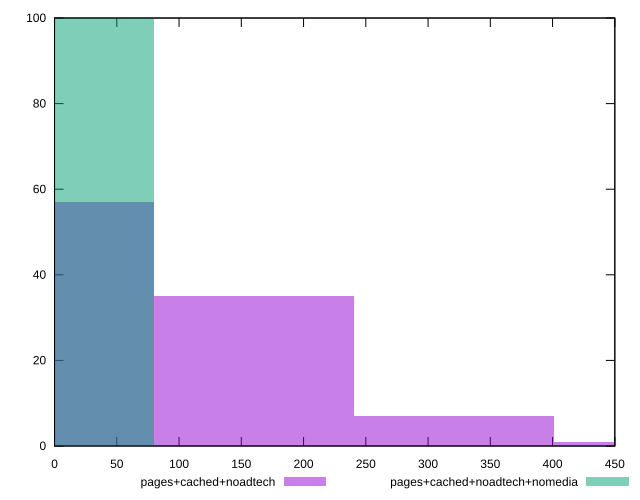

Write the gnuplot code that produced this figure.
reset

$pagesCachedNoadtech <<EOF
0 57
160.31616118916622 35
480.94848356749867 1
320.63232237833245 7
EOF

$pagesCachedNoadtechNomedia <<EOF
0 100
EOF

set key outside below
set boxwidth 160.31616118916622
set xrange [0:450]
set yrange [0:100]
set trange [0:100]
set style fill transparent solid 0.5 noborder
set terminal svg size 640, 500 enhanced background rgb 'white'
set output "report_00015_2021-02-09T16-11-33.973Z/offscreen-images/comparison/histogram/2_vs_3.svg"

plot $pagesCachedNoadtech title "pages+cached+noadtech" with boxes, \
     $pagesCachedNoadtechNomedia title "pages+cached+noadtech+nomedia" with boxes

reset
